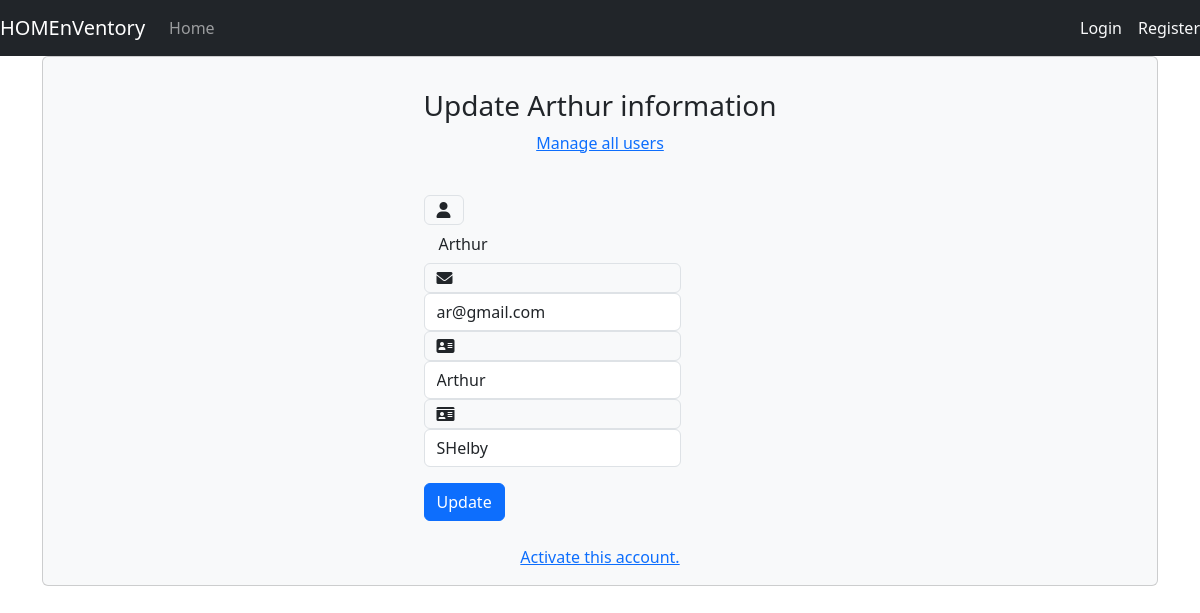
Before: /admin_update_user/Arthur/ with the older database file.
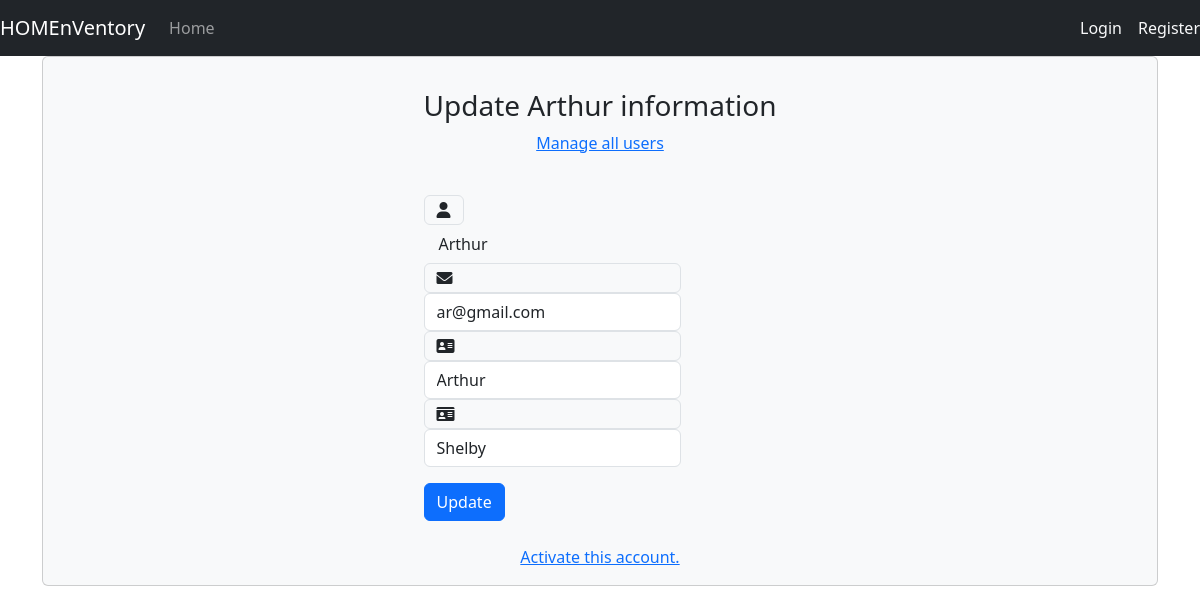
After: the same page with the newer database file.
### inventory/models.py (models this page shows, shortened)
class Account(AbstractUser):
    email = models.EmailField(verbose_name="email", max_length=60, unique=True)
    username = models.CharField(max_length=30, unique=True)
    date_joined = models.DateTimeField(verbose_name='date joined', auto_now_add=True)
    last_login = models.DateTimeField(verbose_name='last login', auto_now=True)
    is_admin = models.BooleanField(default=False)
    is_active = models.BooleanField(default=True)
    is_staff = models.BooleanField(default=False)
    is_superuser = models.BooleanField(default=False)
    first_name = models.CharField(max_length=20)
    last_name = models.CharField(max_length=25)
    USERNAME_FIELD = 'username'
    REQUIRED_FIELDS = ['email', 'first_name', 'last_name']
    objects = AccountManager()
    class Meta:
        verbose_name = 'Account'
        verbose_name_plural = 'Accounts'

### inventory/views.py (the view)
# urls.py: path('admin_update_user/<str:pk>/', views.admin_update_user_view, name='admin_update_user'),
def admin_update_user_view(request, pk):
    account = Account.objects.get(username=pk)
    form = AccountUpdateForm(instance=account)
    context = {}
    if request.POST:
        form = AccountUpdateForm(request.POST, instance=account)
        if form.is_valid():
            form.initial = {
                "username": request.POST['username'],
                "email": request.POST['email'],
                "first_name": request.POST['first_name'],
                "last_name": request.POST['last_name'],
                "is_active": request.POST.get("is_active", None)
            }
            form.save()
            messages.success(request, 'User information updated successfully.')
    else:
        form = AccountUpdateForm(
            initial={
                "username": account.username,
                "email": account.email,
                "first_name": account.first_name,
                "last_name": account.last_name,
                "is_active": account.is_active
            }
        )
    context['account_form'] = form
    return render(request, 'admin/admin_update_user.html', context)

### inventory/forms.py (shortened to what this page needs)
class AccountUpdateForm(forms.ModelForm):
    class Meta:
        model = Account
        fields = ('username', 'email', 'first_name', 'last_name', 'is_active')

### inventory/templates/admin/admin_update_user.html (shortened to what this page needs)
{% extends 'base.html'%}
{% block content %}
<div class="container">
    <div class="card bg-light">
        <article class="card-body mx-auto" style="max-width: 400px;">
            <form class="form-singin" method="post">
                <h3 class="card-title mt-3 text-center">Update {{account_form.initial.username}} information</h3>
                <p class="text-center"><a href="{% url 'admin_management' %}">Manage all users</a> </p>
                <br />
                {% include 'partials/_user_form.html' with readonly_username=True show_password_fields=False username_value=account_form.initial.username email_value=account_form.initial.email first_name_value=account_form.initial.first_name last_name_value=account_form.initial.last_name %}
                <button class="btn btn-primary btn-block" type="submit">Update</button>
            </form>
            <br />
            {% if account_form.initial.is_active%}
            <div class="d-flex flex-column">
                <a class="m-auto" href="{% url 'admin_deactivate_user' account_form.initial.username %}">Deactivate this account</a>
            </div>
            {% else %}
                <div class="d-flex flex-column">
                    <a class="m-auto" href="{% url 'admin_activate_user' account_form.initial.username %}">Activate this account.</a>
                </div>
            {% endif %}
        </article>
    </div>
</div>
{% endblock %}

### inventory/templates/partials/_user_form.html (shortened to what this page needs)
<div class="form-group input-group">
    <div class="input-group-prepend">
        <span class="input-group-text"> <i class="fa fa-user"></i> </span>
    </div>
    <input type="text" name="username"
       class="{% if readonly_username %}form-control-plaintext{% else %}form-control{% endif %}"
       id="inputUsername" placeholder="Username" required
       {% if readonly_username %}readonly value="{{ username_value }}" style="text-indent: 1em;"{% endif %}
       {% if not readonly_username and username_value %}value="{{ username_value }}"{% endif %}>
</div>
<div class="form-group input-group">
    <div class="input-group-prepend">
        <span class="input-group-text"> <i class="fa fa-envelope"></i></span>
        <input type="email" name="email" id="inputEmail" class="form-control"
               placeholder="Email address" required
               {% if email_value %}value="{{ email_value }}"{% endif %}>
    </div>
</div>
<div class="form-group input-group">
    <div class="input-group-prepend">
        <span class="input-group-text"> <i class="fa fa-address-card"></i></span>
        <input type="text" name="first_name" id="inputFirstName" class="form-control"
               placeholder="First name" required
               {% if first_name_value %}value="{{ first_name_value }}"{% endif %}>
    </div>
</div>
<div class="form-group input-group">
    <div class="input-group-prepend">
        <span class="input-group-text"> <i class="fa fa-id-card"></i></span>
        <input type="text" name="last_name" id="inputLastName" class="form-control"
               placeholder="Last name" required
               {% if last_name_value %}value="{{ last_name_value }}"{% endif %}>
    </div>
</div>

Changed rows visible on the page:
changed Account "Arthur": last_name "SHelby" → "Shelby"
